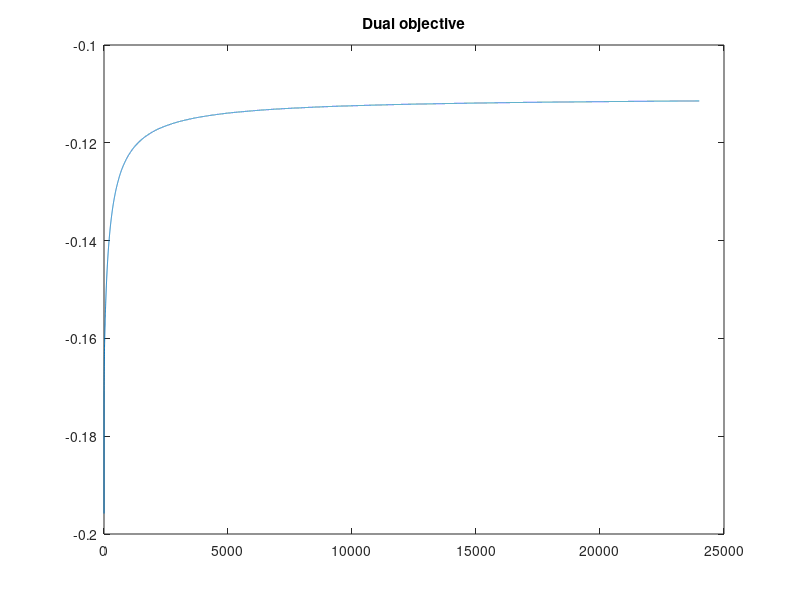
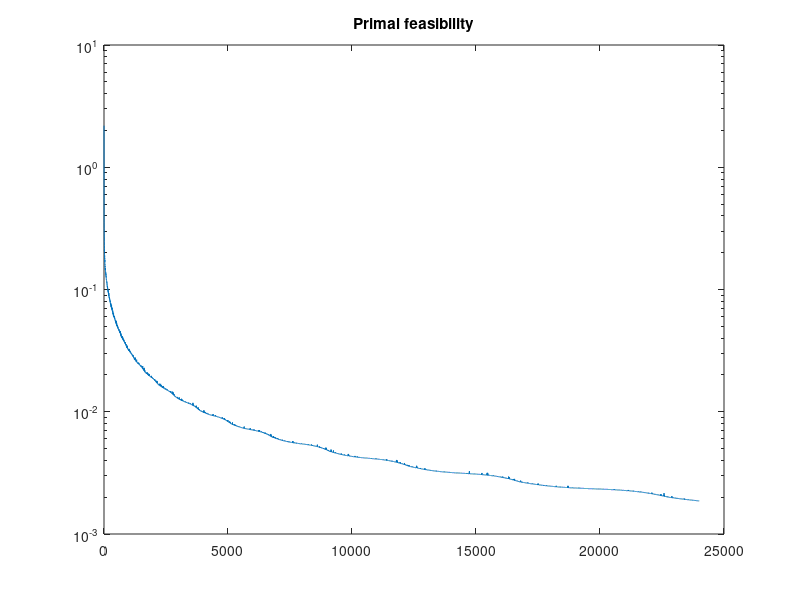
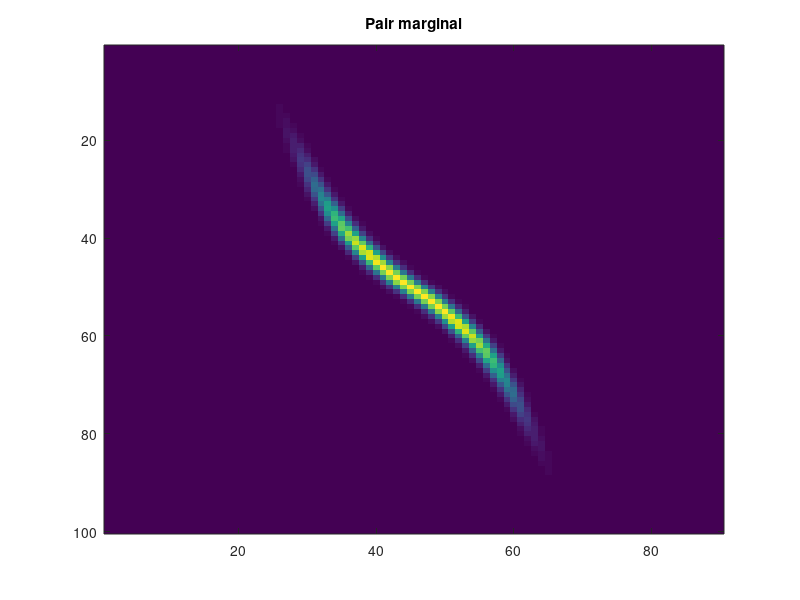

MATLAB code for these plots, in order:
rng(1)

% marginal sizes
m = 100;
n = 90;

% inverse temp
beta = 30;

eta = .5/beta; % step size
maxIter = ceil(800*beta); % number of iterations

%{
% sample random points with uniform marginals
x = sort(randn(m,1));
y = sort(randn(n,1));
mu = ones(m,1)/m;
nu = ones(n,1)/n;
%}

% equispaced points with gaussian / double-well marginals
x = linspace(-4,4,m)';
y = linspace(-4,4,n)';
mu = exp(-x.^2/2);
nu = exp(-(y.^4-y.^2)/2);
mu = mu/sum(mu);
nu = nu/sum(nu);

% form quadratic cost
C = (x-y.').^2;

% initialize dual variables
phi = zeros(m,1);
psi = zeros(n,1);

% prepare to launch
dualHist = zeros(maxIter,1);
feasHist = zeros(maxIter,1);

% main loop
for iter=1:maxIter
    A = C - phi - psi';
    X = exp(-beta*A);
    val = sum(sum(X));
    dualHist(iter) = dot(phi,mu)+dot(psi,nu)-(1/beta)*log(val);
    P = X/val;
    gr1 = mu - sum(P,2);
    gr2 = nu - sum(P,1)';
    feasHist(iter) = norm(gr1,1)+norm(gr2,1);
    phi = phi + eta*norm(gr1,1)*sign(gr1);
    psi = psi + eta*norm(gr2,1)*sign(gr2);
end

figure(1);plot(dualHist);title('Dual objective')
figure(2);semilogy(feasHist);title('Primal feasibility')
figure(3);imagesc(P);title('Pair marginal')